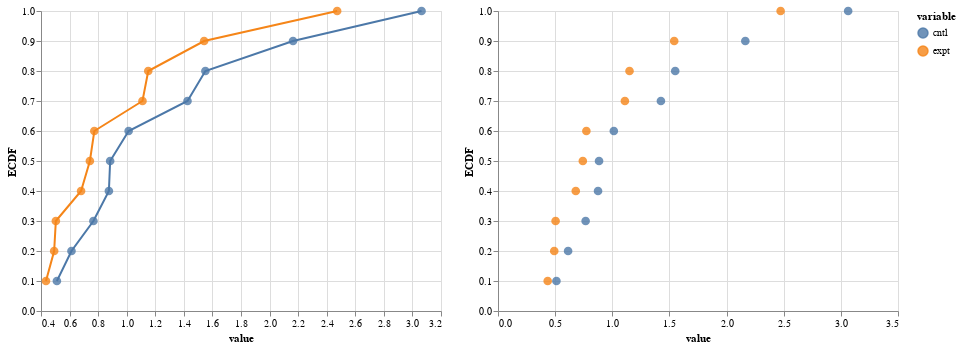

The notebook cell this image was saved under:
### Code cell
# Compute ECDF
norm_values2['ECDF'] = norm_values2.groupby('variable')["value"].transform(bootcamp_utils.ecdf_y)

# Make the plot
dot = alt.Chart(norm_values2
    ).mark_point(
        size=75,
        filled=True,
        opacity=0.8
    ).encode(
        x=alt.X('value:Q'),
        y='ECDF:Q',
        color='variable:N'
    )

line = alt.Chart(norm_values2
    ).mark_line(
    ).encode(
        x=alt.X('value:Q'),
        y='ECDF:Q',
        color='variable:N'
    )
line + dot | dot

# PROBLEM, the lines on the line plot don't actually represent the ECDF formal plotting

### Figure 1 — Vega-Lite specification as saved in the notebook (floating-point values rounded to 4 significant figures)
{"$schema": "https://vega.github.io/schema/vega-lite/v2.4.3.json", "config": {"view": {"height": 300, "width": 400}}, "hconcat": [{"layer": [{"data": {"values": [{"ECDF": 0.9, "embryo": 1, "value": 2.164, "variable": "cntl"}, {"ECDF": 1, "embryo": 2, "value": 3.064, "variable": "cntl"}, {"ECDF": 0.8, "embryo": 3, "value": 1.551, "variable": "cntl"}, {"ECDF": 0.4, "embryo": 4, "value": 0.8753, "variable": "cntl"}, {"ECDF": 0.3, "embryo": 5, "value": 0.7668, "variable": "cntl"}, {"ECDF": 0.7, "embryo": 6, "value": 1.426, "variable": "cntl"}, {"ECDF": 0.5, "embryo": 7, "value": 0.8841, "variable": "cntl"}, {"ECDF": 0.6, "embryo": 8, "value": 1.013, "variable": "cntl"}, {"ECDF": 0.1, "embryo": 9, "value": 0.5113, "variable": "cntl"}, {"ECDF": 0.2, "embryo": 10, "value": 0.6134, "variable": "cntl"}, {"ECDF": 0.9, "embryo": 1, "value": 1.542, "variable": "expt"}, {"ECDF": 1, "embryo": 2, "value": 2.473, "variable": "expt"}, {"ECDF": 0.7, "embryo": 3, "value": 1.11, "variable": "expt"}, {"ECDF": 0.5, "embryo": 4, "value": 0.7422, "variable": "expt"}, {"ECDF": 0.2, "embryo": 5, "value": 0.4921, "variable": "expt"}, {"ECDF": 0.8, "embryo": 6, "value": 1.151, "variable": "expt"}, {"ECDF": 0.4, "embryo": 7, "value": 0.6805, "variable": "expt"}, {"ECDF": 0.6, "embryo": 8, "value": 0.7733, "variable": "expt"}, {"ECDF": 0.1, "embryo": 9, "value": 0.4348, "variable": "expt"}, {"ECDF": 0.3, "embryo": 10, "value": 0.5039, "variable": "expt"}]}, "encoding": {"color": {"field": "variable", "type": "nominal"}, "x": {"field": "value", "type": "quantitative"}, "y": {"field": "ECDF", "type": "quantitative"}}, "mark": "line"}, {"data": {"values": [{"ECDF": 0.9, "embryo": 1, "value": 2.164, "variable": "cntl"}, {"ECDF": 1, "embryo": 2, "value": 3.064, "variable": "cntl"}, {"ECDF": 0.8, "embryo": 3, "value": 1.551, "variable": "cntl"}, {"ECDF": 0.4, "embryo": 4, "value": 0.8753, "variable": "cntl"}, {"ECDF": 0.3, "embryo": 5, "value": 0.7668, "variable": "cntl"}, {"ECDF": 0.7, "embryo": 6, "value": 1.426, "variable": "cntl"}, {"ECDF": 0.5, "embryo": 7, "value": 0.8841, "variable": "cntl"}, {"ECDF": 0.6, "embryo": 8, "value": 1.013, "variable": "cntl"}, {"ECDF": 0.1, "embryo": 9, "value": 0.5113, "variable": "cntl"}, {"ECDF": 0.2, "embryo": 10, "value": 0.6134, "variable": "cntl"}, {"ECDF": 0.9, "embryo": 1, "value": 1.542, "variable": "expt"}, {"ECDF": 1, "embryo": 2, "value": 2.473, "variable": "expt"}, {"ECDF": 0.7, "embryo": 3, "value": 1.11, "variable": "expt"}, {"ECDF": 0.5, "embryo": 4, "value": 0.7422, "variable": "expt"}, {"ECDF": 0.2, "embryo": 5, "value": 0.4921, "variable": "expt"}, {"ECDF": 0.8, "embryo": 6, "value": 1.151, "variable": "expt"}, {"ECDF": 0.4, "embryo": 7, "value": 0.6805, "variable": "expt"}, {"ECDF": 0.6, "embryo": 8, "value": 0.7733, "variable": "expt"}, {"ECDF": 0.1, "embryo": 9, "value": 0.4348, "variable": "expt"}, {"ECDF": 0.3, "embryo": 10, "value": 0.5039, "variable": "expt"}]}, "encoding": {"color": {"field": "variable", "type": "nominal"}, "x": {"field": "value", "type": "quantitative"}, "y": {"field": "ECDF", "type": "quantitative"}}, "mark": {"filled": true, "opacity": 0.8, "size": 75, "type": "point"}}]}, {"data": {"values": [{"ECDF": 0.9, "embryo": 1, "value": 2.164, "variable": "cntl"}, {"ECDF": 1, "embryo": 2, "value": 3.064, "variable": "cntl"}, {"ECDF": 0.8, "embryo": 3, "value": 1.551, "variable": "cntl"}, {"ECDF": 0.4, "embryo": 4, "value": 0.8753, "variable": "cntl"}, {"ECDF": 0.3, "embryo": 5, "value": 0.7668, "variable": "cntl"}, {"ECDF": 0.7, "embryo": 6, "value": 1.426, "variable": "cntl"}, {"ECDF": 0.5, "embryo": 7, "value": 0.8841, "variable": "cntl"}, {"ECDF": 0.6, "embryo": 8, "value": 1.013, "variable": "cntl"}, {"ECDF": 0.1, "embryo": 9, "value": 0.5113, "variable": "cntl"}, {"ECDF": 0.2, "embryo": 10, "value": 0.6134, "variable": "cntl"}, {"ECDF": 0.9, "embryo": 1, "value": 1.542, "variable": "expt"}, {"ECDF": 1, "embryo": 2, "value": 2.473, "variable": "expt"}, {"ECDF": 0.7, "embryo": 3, "value": 1.11, "variable": "expt"}, {"ECDF": 0.5, "embryo": 4, "value": 0.7422, "variable": "expt"}, {"ECDF": 0.2, "embryo": 5, "value": 0.4921, "variable": "expt"}, {"ECDF": 0.8, "embryo": 6, "value": 1.151, "variable": "expt"}, {"ECDF": 0.4, "embryo": 7, "value": 0.6805, "variable": "expt"}, {"ECDF": 0.6, "embryo": 8, "value": 0.7733, "variable": "expt"}, {"ECDF": 0.1, "embryo": 9, "value": 0.4348, "variable": "expt"}, {"ECDF": 0.3, "embryo": 10, "value": 0.5039, "variable": "expt"}]}, "encoding": {"color": {"field": "variable", "type": "nominal"}, "x": {"field": "value", "type": "quantitative"}, "y": {"field": "ECDF", "type": "quantitative"}}, "mark": {"filled": true, "opacity": 0.8, "size": 75, "type": "point"}}]}
